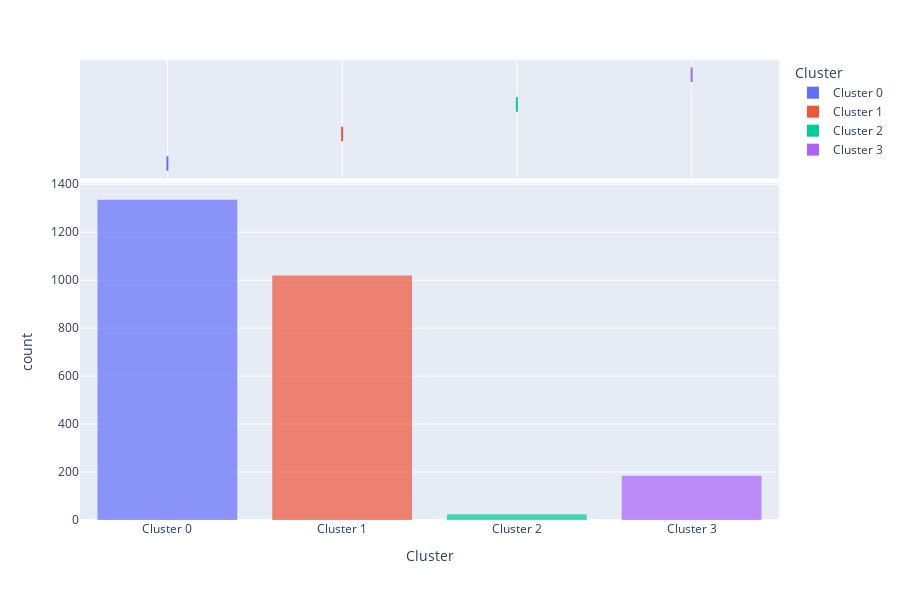
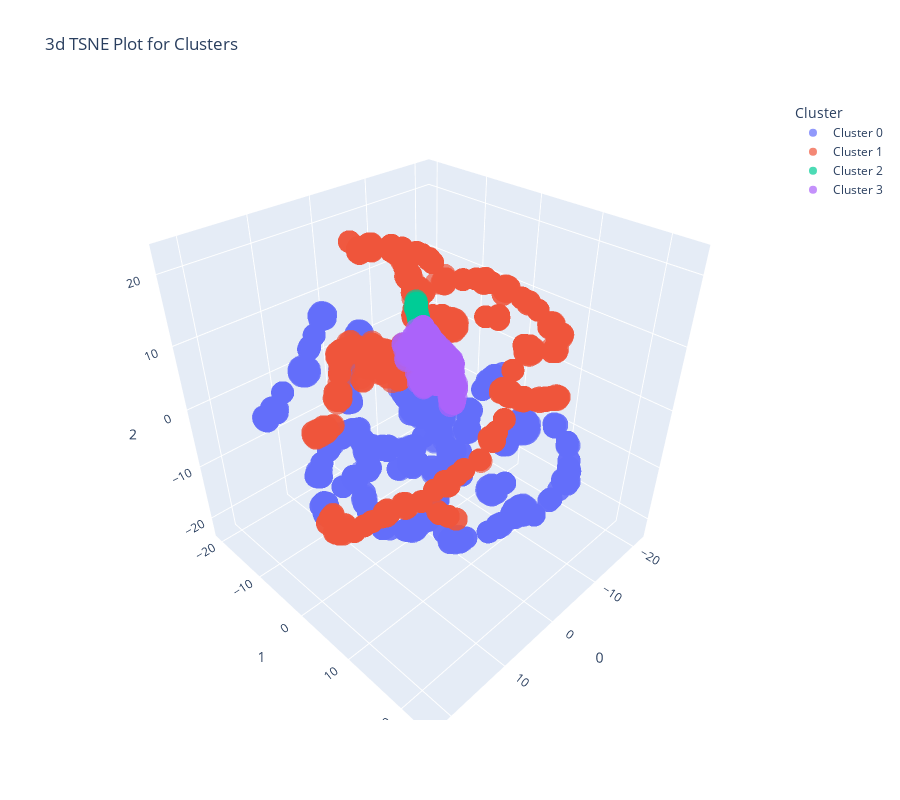
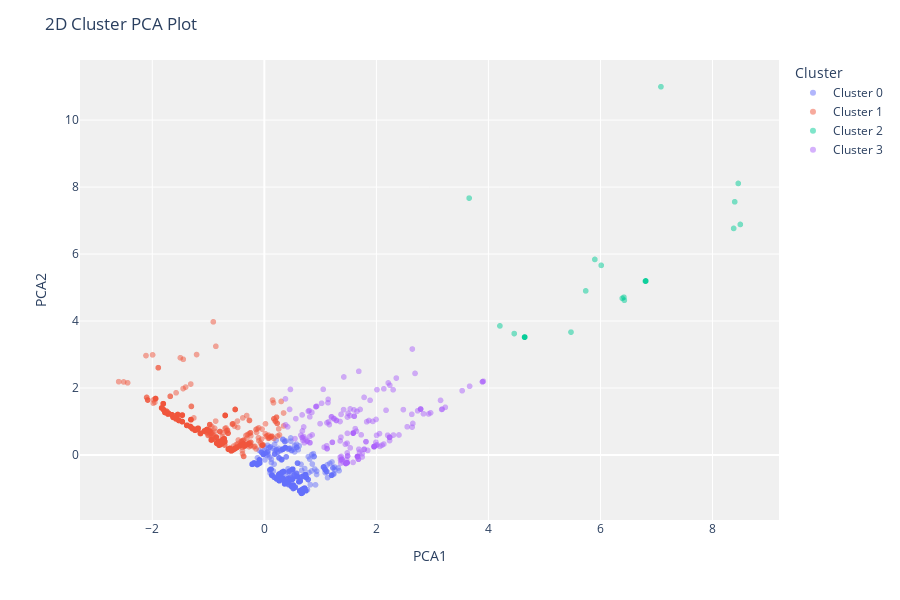

Source (notebook cell) for these figures, in order:
### Code cell
evaluate_model(kmeans)

### Figure 1 — Plotly figure (JSON) as saved in the notebook; plotly's stock layout.template omitted (floating-point values rounded to 4 significant figures; data arrays with more than 128 entries replaced by an {"elided": "..."} marker saying what was removed)
{"data": [{"alignmentgroup": "True", "bingroup": "x", "hovertemplate": "Cluster=%{x}<br>count=%{y}<extra></extra>", "legendgroup": "Cluster 0", "marker": {"color": "#636efa", "opacity": 0.7, "pattern": {"shape": ""}}, "name": "Cluster 0", "offsetgroup": "Cluster 0", "orientation": "v", "showlegend": true, "type": "histogram", "x": {"elided": "1335 str values"}, "xaxis": "x", "yaxis": "y"}, {"alignmentgroup": "True", "customdata": {"elided": "1335x2 float values"}, "hovertemplate": "Cluster=%{x}<br>Importe=%{customdata[0]}<br>Num_Medio=%{customdata[1]}<extra></extra>", "legendgroup": "Cluster 0", "marker": {"color": "#636efa"}, "name": "Cluster 0", "notched": true, "offsetgroup": "Cluster 0", "showlegend": false, "type": "box", "x": {"elided": "1335 str values"}, "xaxis": "x2", "yaxis": "y2"}, {"alignmentgroup": "True", "bingroup": "x", "hovertemplate": "Cluster=%{x}<br>count=%{y}<extra></extra>", "legendgroup": "Cluster 1", "marker": {"color": "#EF553B", "opacity": 0.7, "pattern": {"shape": ""}}, "name": "Cluster 1", "offsetgroup": "Cluster 1", "orientation": "v", "showlegend": true, "type": "histogram", "x": {"elided": "1020 str values"}, "xaxis": "x", "yaxis": "y"}, {"alignmentgroup": "True", "customdata": {"elided": "1020x2 float values"}, "hovertemplate": "Cluster=%{x}<br>Importe=%{customdata[0]}<br>Num_Medio=%{customdata[1]}<extra></extra>", "legendgroup": "Cluster 1", "marker": {"color": "#EF553B"}, "name": "Cluster 1", "notched": true, "offsetgroup": "Cluster 1", "showlegend": false, "type": "box", "x": {"elided": "1020 str values"}, "xaxis": "x2", "yaxis": "y2"}, {"alignmentgroup": "True", "bingroup": "x", "hovertemplate": "Cluster=%{x}<br>count=%{y}<extra></extra>", "legendgroup": "Cluster 2", "marker": {"color": "#00cc96", "opacity": 0.7, "pattern": {"shape": ""}}, "name": "Cluster 2", "offsetgroup": "Cluster 2", "orientation": "v", "showlegend": true, "type": "histogram", "x": ["Cluster 2", "Cluster 2", "Cluster 2", "Cluster 2", "Cluster 2", "Cluster 2", "Cluster 2", "Cluster 2", "Cluster 2", "Cluster 2", "Cluster 2", "Cluster 2", "Cluster 2", "Cluster 2", "Cluster 2", "Cluster 2", "Cluster 2", "Cluster 2", "Cluster 2", "Cluster 2", "Cluster 2", "Cluster 2", "Cluster 2", "Cluster 2"], "xaxis": "x", "yaxis": "y"}, {"alignmentgroup": "True", "customdata": [[2134440, 18], [1943260, 10], [1495560, 15], [2972970, 15], [2123550, 15], [2867000.0, 10], [1515000.0, 7], [1515000.0, 7], [1684000.0, 0], [1500000.0, 10], [2028444, 1], [3235000.0, 59], [1514000.0, 7], [1514516, 7], [2725525, 2], [2766665, 2], [1515000.0, 7], [2063000.0, 60], [2180420, 2], [2180420, 2], [2180420, 2], [2014000.0, 0], [2178000, 2], [2018038, 1]], "hovertemplate": "Cluster=%{x}<br>Importe=%{customdata[0]}<br>Num_Medio=%{customdata[1]}<extra></extra>", "legendgroup": "Cluster 2", "marker": {"color": "#00cc96"}, "name": "Cluster 2", "notched": true, "offsetgroup": "Cluster 2", "showlegend": false, "type": "box", "x": ["Cluster 2", "Cluster 2", "Cluster 2", "Cluster 2", "Cluster 2", "Cluster 2", "Cluster 2", "Cluster 2", "Cluster 2", "Cluster 2", "Cluster 2", "Cluster 2", "Cluster 2", "Cluster 2", "Cluster 2", "Cluster 2", "Cluster 2", "Cluster 2", "Cluster 2", "Cluster 2", "Cluster 2", "Cluster 2", "Cluster 2", "Cluster 2"], "xaxis": "x2", "yaxis": "y2"}, {"alignmentgroup": "True", "bingroup": "x", "hovertemplate": "Cluster=%{x}<br>count=%{y}<extra></extra>", "legendgroup": "Cluster 3", "marker": {"color": "#ab63fa", "opacity": 0.7, "pattern": {"shape": ""}}, "name": "Cluster 3", "offsetgroup": "Cluster 3", "orientation": "v", "showlegend": true, "type": "histogram", "x": {"elided": "184 str values"}, "xaxis": "x", "yaxis": "y"}, {"alignmentgroup": "True", "customdata": {"elided": "184x2 float values"}, "hovertemplate": "Cluster=%{x}<br>Importe=%{customdata[0]}<br>Num_Medio=%{customdata[1]}<extra></extra>", "legendgroup": "Cluster 3", "marker": {"color": "#ab63fa"}, "name": "Cluster 3", "notched": true, "offsetgroup": "Cluster 3", "showlegend": false, "type": "box", "x": {"elided": "184 str values"}, "xaxis": "x2", "yaxis": "y2"}], "layout": {"barmode": "relative", "height": 600, "legend": {"title": {"text": "Cluster"}, "tracegroupgap": 0}, "margin": {"t": 60}, "xaxis": {"anchor": "y", "categoryarray": ["Cluster 0", "Cluster 1", "Cluster 2", "Cluster 3"], "categoryorder": "array", "domain": [0, 1], "title": {"text": "Cluster"}}, "xaxis2": {"anchor": "y2", "domain": [0, 1], "matches": "x", "showgrid": true, "showticklabels": false}, "yaxis": {"anchor": "x", "domain": [0, 0.7326], "title": {"text": "count"}}, "yaxis2": {"anchor": "x2", "domain": [0.7426, 1], "matches": "y2", "showgrid": false, "showline": false, "showticklabels": false, "ticks": ""}}}

### Figure 2 — Plotly figure (JSON) as saved in the notebook; plotly's stock layout.template omitted (floating-point values rounded to 4 significant figures; data arrays with more than 128 entries replaced by an {"elided": "..."} marker saying what was removed)
{"data": [{"customdata": {"elided": "1335x1 float values"}, "hovertemplate": "Cluster=Cluster 0<br>0=%{x}<br>1=%{y}<br>2=%{z}<br>Feature=%{customdata[0]}<extra></extra>", "legendgroup": "Cluster 0", "marker": {"color": "#636efa", "opacity": 0.7, "symbol": "circle"}, "mode": "markers", "name": "Cluster 0", "scene": "scene", "showlegend": true, "type": "scatter3d", "x": {"elided": "1335 float values"}, "y": {"elided": "1335 float values"}, "z": {"elided": "1335 float values"}}, {"customdata": {"elided": "1020x1 float values"}, "hovertemplate": "Cluster=Cluster 1<br>0=%{x}<br>1=%{y}<br>2=%{z}<br>Feature=%{customdata[0]}<extra></extra>", "legendgroup": "Cluster 1", "marker": {"color": "#EF553B", "opacity": 0.7, "symbol": "circle"}, "mode": "markers", "name": "Cluster 1", "scene": "scene", "showlegend": true, "type": "scatter3d", "x": {"elided": "1020 float values"}, "y": {"elided": "1020 float values"}, "z": {"elided": "1020 float values"}}, {"customdata": [[2134440], [1943260], [1495560], [2972970], [2123550], [2867000.0], [1515000.0], [1515000.0], [1684000.0], [1500000.0], [2028444], [3235000.0], [1514000.0], [1514516], [2725525], [2766665], [1515000.0], [2063000.0], [2180420], [2180420], [2180420], [2014000.0], [2178000], [2018038]], "hovertemplate": "Cluster=Cluster 2<br>0=%{x}<br>1=%{y}<br>2=%{z}<br>Feature=%{customdata[0]}<extra></extra>", "legendgroup": "Cluster 2", "marker": {"color": "#00cc96", "opacity": 0.7, "symbol": "circle"}, "mode": "markers", "name": "Cluster 2", "scene": "scene", "showlegend": true, "type": "scatter3d", "x": [-11.63, -11.59, -11.1, -12.31, -11.66, -12.31, -11.19, -11.19, -11.43, -11.16, -11.82, -12.21, -11.19, -11.19, -12.29, -12.31, -11.19, -11.2, -11.95, -11.95, -11.95, -11.82, -11.95, -11.81], "y": [-13.36, -13.13, -12.29, -13.95, -13.37, -13.93, -12.33, -12.33, -12.71, -12.3, -13.34, -13.91, -12.33, -12.33, -13.9, -13.92, -12.33, -13.13, -13.54, -13.54, -13.54, -13.33, -13.54, -13.32], "z": [5.573, 5.149, 4.508, 6.121, 5.499, 6.018, 4.476, 4.476, 4.655, 4.474, 5.06, 6.499, 4.474, 4.476, 5.852, 5.885, 4.476, 6.095, 5.272, 5.272, 5.272, 5.025, 5.269, 5.048]}, {"customdata": {"elided": "184x1 float values"}, "hovertemplate": "Cluster=Cluster 3<br>0=%{x}<br>1=%{y}<br>2=%{z}<br>Feature=%{customdata[0]}<extra></extra>", "legendgroup": "Cluster 3", "marker": {"color": "#ab63fa", "opacity": 0.7, "symbol": "circle"}, "mode": "markers", "name": "Cluster 3", "scene": "scene", "showlegend": true, "type": "scatter3d", "x": {"elided": "184 float values"}, "y": {"elided": "184 float values"}, "z": {"elided": "184 float values"}}], "layout": {"height": 800, "legend": {"title": {"text": "Cluster"}, "tracegroupgap": 0}, "scene": {"domain": {"x": [0, 1], "y": [0, 1]}, "xaxis": {"title": {"text": "0"}}, "yaxis": {"title": {"text": "1"}}, "zaxis": {"title": {"text": "2"}}}, "title": {"text": "3d TSNE Plot for Clusters"}, "width": 900}}

### Figure 3 — Plotly figure (JSON) as saved in the notebook; plotly's stock layout.template omitted (floating-point values rounded to 4 significant figures; data arrays with more than 128 entries replaced by an {"elided": "..."} marker saying what was removed)
{"data": [{"customdata": {"elided": "1335x1 float values"}, "hovertemplate": "Cluster=Cluster 0<br>PCA1=%{x}<br>PCA2=%{y}<br>Feature=%{customdata[0]}<extra></extra>", "legendgroup": "Cluster 0", "marker": {"color": "#636efa", "opacity": 0.5, "symbol": "circle"}, "mode": "markers", "name": "Cluster 0", "showlegend": true, "textposition": "top center", "type": "scattergl", "x": {"elided": "1335 float values"}, "xaxis": "x", "y": {"elided": "1335 float values"}, "yaxis": "y"}, {"customdata": {"elided": "1020x1 float values"}, "hovertemplate": "Cluster=Cluster 1<br>PCA1=%{x}<br>PCA2=%{y}<br>Feature=%{customdata[0]}<extra></extra>", "legendgroup": "Cluster 1", "marker": {"color": "#EF553B", "opacity": 0.5, "symbol": "circle"}, "mode": "markers", "name": "Cluster 1", "showlegend": true, "textposition": "top center", "type": "scattergl", "x": {"elided": "1020 float values"}, "xaxis": "x", "y": {"elided": "1020 float values"}, "yaxis": "y"}, {"customdata": [[2134440], [1943260], [1495560], [2972970], [2123550], [2867000.0], [1515000.0], [1515000.0], [1684000.0], [1500000.0], [2028444], [3235000.0], [1514000.0], [1514516], [2725525], [2766665], [1515000.0], [2063000.0], [2180420], [2180420], [2180420], [2014000.0], [2178000], [2018038]], "hovertemplate": "Cluster=Cluster 2<br>PCA1=%{x}<br>PCA2=%{y}<br>Feature=%{customdata[0]}<extra></extra>", "legendgroup": "Cluster 2", "marker": {"color": "#00cc96", "opacity": 0.5, "symbol": "circle"}, "mode": "markers", "name": "Cluster 2", "showlegend": true, "textposition": "top center", "type": "scattergl", "x": [5.899, 5.737, 4.205, 8.46, 6.013, 8.396, 4.648, 4.648, 5.474, 4.461, 6.418, 7.079, 4.645, 4.648, 8.377, 8.496, 4.648, 3.656, 6.808, 6.808, 6.808, 6.426, 6.801, 6.389], "xaxis": "x", "y": [5.839, 4.9, 3.854, 8.108, 5.662, 7.56, 3.52, 3.52, 3.668, 3.624, 4.709, 11.0, 3.517, 3.52, 6.765, 6.884, 3.52, 7.669, 5.195, 5.195, 5.195, 4.62, 5.188, 4.679], "yaxis": "y"}, {"customdata": {"elided": "184x1 float values"}, "hovertemplate": "Cluster=Cluster 3<br>PCA1=%{x}<br>PCA2=%{y}<br>Feature=%{customdata[0]}<extra></extra>", "legendgroup": "Cluster 3", "marker": {"color": "#ab63fa", "opacity": 0.5, "symbol": "circle"}, "mode": "markers", "name": "Cluster 3", "showlegend": true, "textposition": "top center", "type": "scattergl", "x": {"elided": "184 float values"}, "xaxis": "x", "y": {"elided": "184 float values"}, "yaxis": "y"}], "layout": {"height": 600, "legend": {"title": {"text": "Cluster"}, "tracegroupgap": 0}, "margin": {"t": 60}, "plot_bgcolor": "rgb(240,240,240)", "title": {"text": "2D Cluster PCA Plot"}, "xaxis": {"anchor": "y", "domain": [0, 1], "title": {"text": "PCA1"}}, "yaxis": {"anchor": "x", "domain": [0, 1], "title": {"text": "PCA2"}}}}
